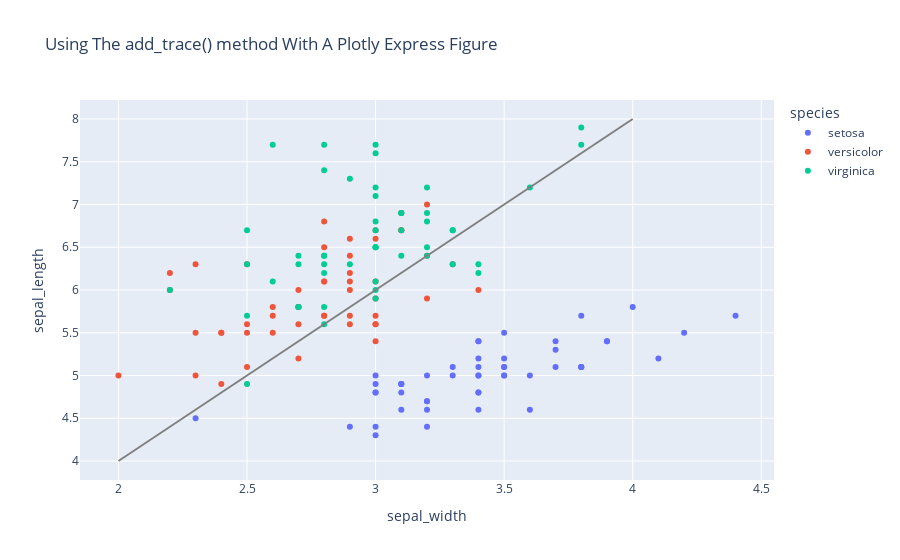

This figure's notebook cell:
### Code cell
fig.show()

### Figure 1 — Plotly figure (JSON) as saved in the notebook; plotly's stock layout.template omitted (floating-point values rounded to 4 significant figures)
{"data": [{"hovertemplate": "species=setosa<br>sepal_width=%{x}<br>sepal_length=%{y}<extra></extra>", "legendgroup": "setosa", "marker": {"color": "#636efa", "symbol": "circle"}, "mode": "markers", "name": "setosa", "orientation": "v", "showlegend": true, "type": "scatter", "x": [3.5, 3, 3.2, 3.1, 3.6, 3.9, 3.4, 3.4, 2.9, 3.1, 3.7, 3.4, 3, 3, 4, 4.4, 3.9, 3.5, 3.8, 3.8, 3.4, 3.7, 3.6, 3.3, 3.4, 3, 3.4, 3.5, 3.4, 3.2, 3.1, 3.4, 4.1, 4.2, 3.1, 3.2, 3.5, 3.1, 3, 3.4, 3.5, 2.3, 3.2, 3.5, 3.8, 3, 3.8, 3.2, 3.7, 3.3], "xaxis": "x", "y": [5.1, 4.9, 4.7, 4.6, 5, 5.4, 4.6, 5, 4.4, 4.9, 5.4, 4.8, 4.8, 4.3, 5.8, 5.7, 5.4, 5.1, 5.7, 5.1, 5.4, 5.1, 4.6, 5.1, 4.8, 5, 5, 5.2, 5.2, 4.7, 4.8, 5.4, 5.2, 5.5, 4.9, 5, 5.5, 4.9, 4.4, 5.1, 5, 4.5, 4.4, 5, 5.1, 4.8, 5.1, 4.6, 5.3, 5], "yaxis": "y"}, {"hovertemplate": "species=versicolor<br>sepal_width=%{x}<br>sepal_length=%{y}<extra></extra>", "legendgroup": "versicolor", "marker": {"color": "#EF553B", "symbol": "circle"}, "mode": "markers", "name": "versicolor", "orientation": "v", "showlegend": true, "type": "scatter", "x": [3.2, 3.2, 3.1, 2.3, 2.8, 2.8, 3.3, 2.4, 2.9, 2.7, 2, 3, 2.2, 2.9, 2.9, 3.1, 3, 2.7, 2.2, 2.5, 3.2, 2.8, 2.5, 2.8, 2.9, 3, 2.8, 3, 2.9, 2.6, 2.4, 2.4, 2.7, 2.7, 3, 3.4, 3.1, 2.3, 3, 2.5, 2.6, 3, 2.6, 2.3, 2.7, 3, 2.9, 2.9, 2.5, 2.8], "xaxis": "x", "y": [7, 6.4, 6.9, 5.5, 6.5, 5.7, 6.3, 4.9, 6.6, 5.2, 5, 5.9, 6, 6.1, 5.6, 6.7, 5.6, 5.8, 6.2, 5.6, 5.9, 6.1, 6.3, 6.1, 6.4, 6.6, 6.8, 6.7, 6, 5.7, 5.5, 5.5, 5.8, 6, 5.4, 6, 6.7, 6.3, 5.6, 5.5, 5.5, 6.1, 5.8, 5, 5.6, 5.7, 5.7, 6.2, 5.1, 5.7], "yaxis": "y"}, {"hovertemplate": "species=virginica<br>sepal_width=%{x}<br>sepal_length=%{y}<extra></extra>", "legendgroup": "virginica", "marker": {"color": "#00cc96", "symbol": "circle"}, "mode": "markers", "name": "virginica", "orientation": "v", "showlegend": true, "type": "scatter", "x": [3.3, 2.7, 3, 2.9, 3, 3, 2.5, 2.9, 2.5, 3.6, 3.2, 2.7, 3, 2.5, 2.8, 3.2, 3, 3.8, 2.6, 2.2, 3.2, 2.8, 2.8, 2.7, 3.3, 3.2, 2.8, 3, 2.8, 3, 2.8, 3.8, 2.8, 2.8, 2.6, 3, 3.4, 3.1, 3, 3.1, 3.1, 3.1, 2.7, 3.2, 3.3, 3, 2.5, 3, 3.4, 3], "xaxis": "x", "y": [6.3, 5.8, 7.1, 6.3, 6.5, 7.6, 4.9, 7.3, 6.7, 7.2, 6.5, 6.4, 6.8, 5.7, 5.8, 6.4, 6.5, 7.7, 7.7, 6, 6.9, 5.6, 7.7, 6.3, 6.7, 7.2, 6.2, 6.1, 6.4, 7.2, 7.4, 7.9, 6.4, 6.3, 6.1, 7.7, 6.3, 6.4, 6, 6.9, 6.7, 6.9, 5.8, 6.8, 6.7, 6.7, 6.3, 6.5, 6.2, 5.9], "yaxis": "y"}, {"line": {"color": "gray"}, "mode": "lines", "showlegend": false, "type": "scatter", "x": [2, 4], "y": [4, 8]}], "layout": {"legend": {"title": {"text": "species"}, "tracegroupgap": 0}, "title": {"text": "Using The add_trace() method With A Plotly Express Figure"}, "xaxis": {"anchor": "y", "domain": [0, 1], "title": {"text": "sepal_width"}}, "yaxis": {"anchor": "x", "domain": [0, 1], "title": {"text": "sepal_length"}}}}
